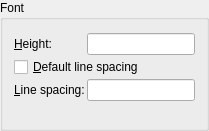
          <widget class="QGroupBox" name="bgFont">
           <property name="sizePolicy">
            <sizepolicy hsizetype="Preferred" vsizetype="Preferred">
             <horstretch>0</horstretch>
             <verstretch>0</verstretch>
            </sizepolicy>
           </property>
           <property name="title">
            <string>Font</string>
           </property>
           <layout class="QGridLayout">
            <property name="spacing">
             <number>2</number>
            </property>
            <item row="1" column="1">
             <widget class="QLineEdit" name="leHeight">
              <property name="sizePolicy">
               <sizepolicy hsizetype="Expanding" vsizetype="Fixed">
                <horstretch>0</horstretch>
                <verstretch>0</verstretch>
               </sizepolicy>
              </property>
             </widget>
            </item>
            <item row="1" column="0">
             <widget class="QLabel" name="lHeight">
              <property name="text">
               <string>&amp;Height:</string>
              </property>
              <property name="wordWrap">
               <bool>false</bool>
              </property>
              <property name="buddy">
               <cstring>leHeight</cstring>
              </property>
             </widget>
            </item>
            <item row="5" column="1">
             <spacer name="spacer2_2">
              <property name="orientation">
               <enum>Qt::Vertical</enum>
              </property>
              <property name="sizeType">
               <enum>QSizePolicy::Expanding</enum>
              </property>
              <property name="sizeHint" stdset="0">
               <size>
                <width>20</width>
                <height>16</height>
               </size>
              </property>
             </spacer>
            </item>
            <item row="0" column="0" colspan="2">
             <widget class="QG_FontBox" name="cbFont" native="true">
              <property name="sizePolicy">
               <sizepolicy hsizetype="Expanding" vsizetype="Fixed">
                <horstretch>0</horstretch>
                <verstretch>0</verstretch>
               </sizepolicy>
              </property>
             </widget>
            </item>
            <item row="5" column="0">
             <spacer name="spacer2">
              <property name="orientation">
               <enum>Qt::Vertical</enum>
              </property>
              <property name="sizeType">
               <enum>QSizePolicy::Expanding</enum>
              </property>
              <property name="sizeHint" stdset="0">
               <size>
                <width>20</width>
                <height>16</height>
               </size>
              </property>
             </spacer>
            </item>
            <item row="3" column="0">
             <widget class="QLabel" name="lLineSpacingFactor">
              <property name="text">
               <string>&amp;Line spacing:</string>
              </property>
              <property name="wordWrap">
               <bool>false</bool>
              </property>
              <property name="buddy">
               <cstring>leLineSpacingFactor</cstring>
              </property>
             </widget>
            </item>
            <item row="3" column="1">
             <widget class="QLineEdit" name="leLineSpacingFactor">
              <property name="sizePolicy">
               <sizepolicy hsizetype="Expanding" vsizetype="Fixed">
                <horstretch>0</horstretch>
                <verstretch>0</verstretch>
               </sizepolicy>
              </property>
             </widget>
            </item>
            <item row="2" column="0" colspan="2">
             <widget class="QCheckBox" name="cbDefault">
              <property name="sizePolicy">
               <sizepolicy hsizetype="Expanding" vsizetype="Fixed">
                <horstretch>0</horstretch>
                <verstretch>0</verstretch>
               </sizepolicy>
              </property>
              <property name="text">
               <string>&amp;Default line spacing</string>
              </property>
              <property name="shortcut">
               <string>Alt+D</string>
              </property>
             </widget>
            </item>
           </layout>
          </widget>
